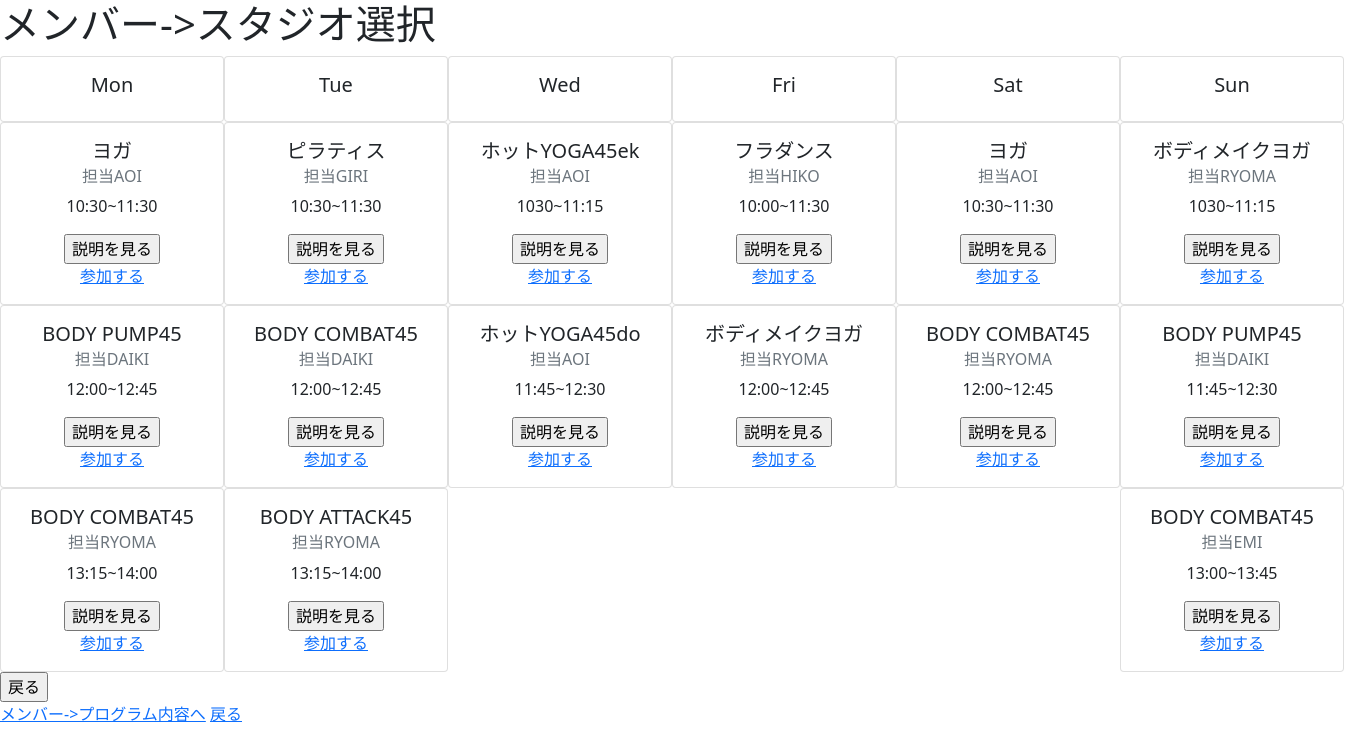
The app's page /user/member_studio_pick with its own data.
### database.py (models this page shows)
class Schedule(UserMixin, Model):
    id = IntegerField(primary_key=True)
    week = CharField()
    time = CharField()
    program = CharField()
    ir = CharField()
    class Meta:
        database = db
        table_name = "Schedule"

### user.py (the view)
@user_bp.route("/member_studio_pick")
def member_studio_pick():
    schedule = Schedule.select()
    return render_template("/user/member_studio_pick.html", schedule=schedule)

### templates/user/member_studio_pick.html (shortened to what this page needs)
{% extends "layout.html" %}
{% block content %}
<h1>メンバー->スタジオ選択</h1>
<div class="schedule d-flex flex-row">
    <div class="week text-center">
        <div class="card" style="width: 14rem;">
            <div class="card-body">
                <h5 class="card-title">Mon</h5>
            </div>
        </div>
        <div class="card" style="width: 14rem;">
            <div class="card-body">
                <h5 class="card-title">{{schedule[0].program}}</h5>
                <h6 class="card-subtitle mb-2 text-muted">担当{{schedule[0].ir}}</h6>
                <p class="card-text">{{schedule[0].time}}</p>
                <form action="/user/member_class" method="post">
                    <input type="submit" value="説明を見る">
                </form>
                <a href="#" class="card-link">参加する</a>
            </div>
        </div>
        <div class="card" style="width: 14rem;">
            <div class="card-body">
                <h5 class="card-title">{{schedule[1].program}}</h5>
                <h6 class="card-subtitle mb-2 text-muted">担当{{schedule[1].ir}}</h6>
                <p class="card-text">{{schedule[1].time}}</p>
                <form action="/user/member_class" method="post">
                    <input type="submit" value="説明を見る">
                </form>
                <a href="#" class="card-link">参加する</a>
            </div>
        </div>
        <div class="card" style="width: 14rem;">
            <div class="card-body">
                <h5 class="card-title">{{schedule[2].program}}</h5>
                <h6 class="card-subtitle mb-2 text-muted">担当{{schedule[2].ir}}</h6>
                <p class="card-text">{{schedule[2].time}}</p>
                <form action="/user/member_class" method="post">
                    <input type="submit" value="説明を見る">
                </form>
                <a href="#" class="card-link">参加する</a>
            </div>
        </div>
    </div>
    <div class="week text-center">
        <div class="card" style="width: 14rem;">
            <div class="card-body">
                <h5 class="card-title">Tue</h5>
            </div>
        </div>
        <div class="card" style="width: 14rem;">
            <div class="card-body">
                <h5 class="card-title">{{schedule[3].program}}</h5>
                <h6 class="card-subtitle mb-2 text-muted">担当{{schedule[3].ir}}</h6>
                <p class="card-text">{{schedule[3].time}}</p>
                <form action="/user/member_class" method="post">
                    <input type="submit" value="説明を見る">
                </form>
                <a href="#" class="card-link">参加する</a>
            </div>
        </div>
        <div class="card" style="width: 14rem;">
            <div class="card-body">
                <h5 class="card-title">{{schedule[4].program}}</h5>
                <h6 class="card-subtitle mb-2 text-muted">担当{{schedule[4].ir}}</h6>
                <p class="card-text">{{schedule[4].time}}</p>
                <form action="/user/member_class" method="post">
                    <input type="submit" value="説明を見る">
                </form>
                <a href="#" class="card-link">参加する</a>
            </div>
        </div>
        <div class="card" style="width: 14rem;">
            <div class="card-body">
                <h5 class="card-title">{{schedule[5].program}}</h5>
                <h6 class="card-subtitle mb-2 text-muted">担当{{schedule[5].ir}}</h6>
                <p class="card-text">{{schedule[5].time}}</p>
                <form action="/user/member_class" method="post">
                    <input type="submit" value="説明を見る">
                </form>
                <a href="#" class="card-link">参加する</a>
            </div>
        </div>
    </div>
    <div class="week text-center">
        <div class="card" style="width: 14rem;">
            <div class="card-body">
                <h5 class="card-title">Wed</h5>
            </div>
        </div>
        <div class="card" style="width: 14rem;">
            <div class="card-body">
                <h5 class="card-title">{{schedule[6].program}}</h5>
                <h6 class="card-subtitle mb-2 text-muted">担当{{schedule[6].ir}}</h6>
                <p class="card-text">{{schedule[6].time}}</p>
                <form action="/user/member_class" method="post">
                    <input type="submit" value="説明を見る">
                </form>
                <a href="#" class="card-link">参加する</a>
            </div>
        </div>
        <div class="card" style="width: 14rem;">
            <div class="card-body">
                <h5 class="card-title">{{schedule[7].program}}</h5>
                <h6 class="card-subtitle mb-2 text-muted">担当{{schedule[7].ir}}</h6>
                <p class="card-text">{{schedule[7].time}}</p>
                <form action="/user/member_class" method="post">
                    <input type="submit" value="説明を見る">
                </form>
                <a href="#" class="card-link">参加する</a>
            </div>
        </div>
    </div>
    <div class="week text-center">
        <div class="card" style="width: 14rem;">
            <div class="card-body">
                <h5 class="card-title">Fri</h5>
            </div>
        </div>
        <div class="card" style="width: 14rem;">
            <div class="card-body">
                <h5 class="card-title">{{schedule[11].program}}</h5>
                <h6 class="card-subtitle mb-2 text-muted">担当{{schedule[11].ir}}</h6>
                <p class="card-text">{{schedule[11].time}}</p>
                <form action="/user/member_class" method="post">
                    <input type="submit" value="説明を見る">
                </form>
                <a href="#" class="card-link">参加する</a>
            </div>
        </div>
        <div class="card" style="width: 14rem;">
            <div class="card-body">
                <h5 class="card-title">{{schedule[12].program}}</h5>
                <h6 class="card-subtitle mb-2 text-muted">担当{{schedule[12].ir}}</h6>
                <p class="card-text">{{schedule[12].time}}</p>
                <form action="/user/member_class" method="post">
                    <input type="submit" value="説明を見る">
                </form>
                <a href="#" class="card-link">参加する</a>
            </div>
        </div>
    </div>
    <div class="week text-center">
        <div class="card" style="width: 14rem;">
            <div class="card-body">
                <h5 class="card-title">Sat</h5>
            </div>
        </div>
        <div class="card" style="width: 14rem;">
            <div class="card-body">
                <h5 class="card-title">{{schedule[13].program}}</h5>
                <h6 class="card-subtitle mb-2 text-muted">担当{{schedule[13].ir}}</h6>
                <p class="card-text">{{schedule[13].time}}</p>
                <form action="/user/member_class" method="post">
                    <input type="submit" value="説明を見る">
                </form>
                <a href="#" class="card-link">参加する</a>
            </div>
        </div>
        <div class="card" style="width: 14rem;">
            <div class="card-body">
                <h5 class="card-title">{{schedule[14].program}}</h5>
                <h6 class="card-subtitle mb-2 text-muted">担当{{schedule[14].ir}}</h6>
                <p class="card-text">{{schedule[14].time}}</p>
                <form action="/user/member_class" method="post">
                    <input type="submit" value="説明を見る">
                </form>
                <a href="#" class="card-link">参加する</a>
            </div>
        </div>
    </div>
    <div class="week text-center">
        <div class="card" style="width: 14rem;">
            <div class="card-body">
                <h5 class="card-title">Sun</h5>
            </div>
        </div>
        <div class="card" style="width: 14rem;">
            <div class="card-body">
                <h5 class="card-title">{{schedule[15].program}}</h5>
                <h6 class="card-subtitle mb-2 text-muted">担当{{schedule[15].ir}}</h6>
                <p class="card-text">{{schedule[15].time}}</p>
                <form action="/user/member_class" method="post">
                    <input type="submit" value="説明を見る">
                </form>
                <a href="#" class="card-link">参加する</a>
            </div>
        </div>
        <div class="card" style="width: 14rem;">
            <div class="card-body">
                <h5 class="card-title">{{schedule[16].program}}</h5>
                <h6 class="card-subtitle mb-2 text-muted">担当{{schedule[16].ir}}</h6>
                <p class="card-text">{{schedule[16].time}}</p>
                <form action="/user/member_class" method="post">
                    <input type="submit" value="説明を見る">
                </form>
                <a href="#" class="card-link">参加する</a>
            </div>
        </div>
        <div class="card" style="width: 14rem;">
            <div class="card-body">
                <h5 class="card-title">{{schedule[17].program}}</h5>
                <h6 class="card-subtitle mb-2 text-muted">担当{{schedule[17].ir}}</h6>
                <p class="card-text">{{schedule[17].time}}</p>
                <form action="/user/member_class" method="post">
                    <input type="submit" value="説明を見る">
                </form>
                <a href="#" class="card-link">参加する</a>
            </div>
        </div>
    </div>
</div>
<form action="/user/member_index" method="post">
    <input type="submit" value="戻る">
</form>
<a href="/user/member_class">メンバー->プログラム内容へ</a>
<a href="/user/member_index">戻る</a>
{% endblock %}

### templates/layout.html (shortened to what this page needs)
<!DOCTYPE html>
<html lang="ja">
<head>
    <link href="https://cdn.jsdelivr.net/npm/bootstrap@5.0.2/dist/css/bootstrap.min.css" rel="stylesheet">
</head>
<body>
    {% block content %}{% endblock %}
</body>
</html>

### records on screen
Schedule: program "ヨガ", ir "AOI", time "10:30~11:30"
Schedule: program "BODY PUMP45", ir "DAIKI", time "12:00~12:45"
Schedule: program "BODY COMBAT45", ir "RYOMA", time "13:15~14:00"
Schedule: program "ピラティス", ir "GIRI", time "10:30~11:30"
Schedule: program "BODY COMBAT45", ir "DAIKI", time "12:00~12:45"
Schedule: program "BODY ATTACK45", ir "RYOMA", time "13:15~14:00"
Schedule: program "ホットYOGA45ek", ir "AOI", time "1030~11:15"
Schedule: program "ホットYOGA45do", ir "AOI", time "11:45~12:30"
Schedule: program "フラダンス", ir "HIKO", time "10:00~11:30"
Schedule: program "ボディメイクヨガ", ir "RYOMA", time "12:00~12:45"
Schedule: program "ヨガ", ir "AOI", time "10:30~11:30"
Schedule: program "BODY COMBAT45", ir "RYOMA", time "12:00~12:45"
Schedule: program "ボディメイクヨガ", ir "RYOMA", time "1030~11:15"
Schedule: program "BODY PUMP45", ir "DAIKI", time "11:45~12:30"
Schedule: program "BODY COMBAT45", ir "EMI", time "13:00~13:45"
